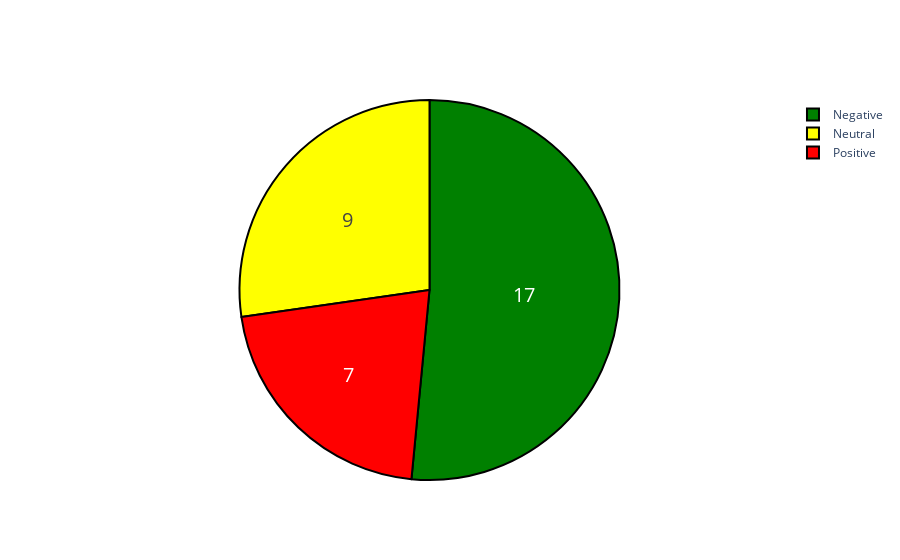

The cell this chart's notebook holds for it:
### Markdown cell above
## Turning it into a Function

### Code cell
df_hour = df_netflix[(df_netflix['day']==14) & (df_netflix['hour']==14)]
labels = ['Negative','Neutral','Positive']
values = list(df_hour['Sentiment'].value_counts().values)

colors = ['Green', 'yellow', 'Red']
fig = go.Figure(data=[go.Pie(labels=labels, values=values)])
fig.update_traces(hoverinfo='label+percent', textinfo='value', textfont_size=20,
                  marker=dict(colors=colors, line=dict(color='#000000', width=2)))
fig.show()

### Figure 1 — Plotly figure (JSON) as saved in the notebook; plotly's stock layout.template omitted (floating-point values rounded to 4 significant figures)
{"data": [{"hoverinfo": "label+percent", "labels": ["Negative", "Neutral", "Positive"], "marker": {"colors": ["Green", "yellow", "Red"], "line": {"color": "#000000", "width": 2}}, "textfont": {"size": 20}, "textinfo": "value", "type": "pie", "values": [17, 9, 7]}], "layout": {}}
